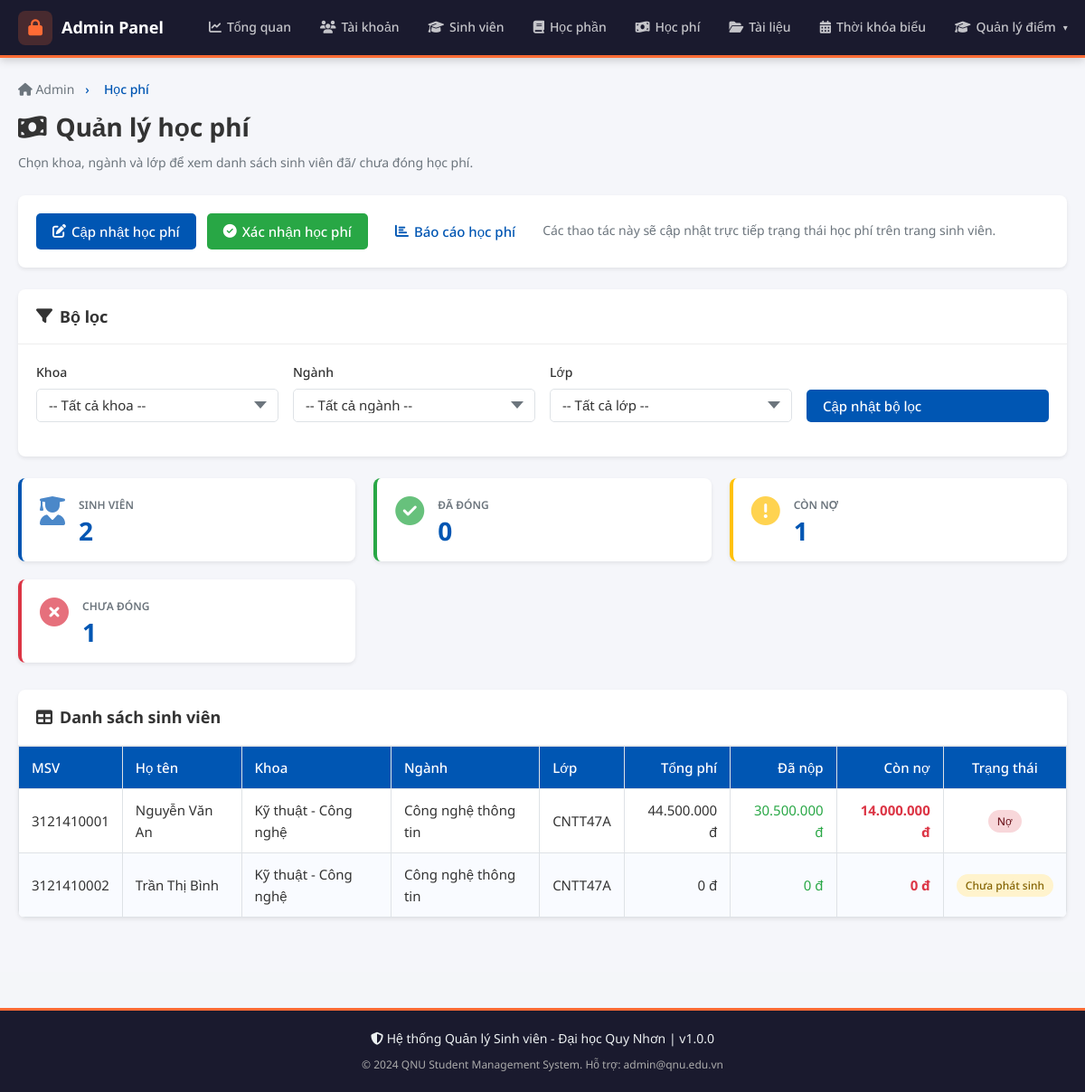
Page /admin/hoc_phi/index.php (signed in) on the committed database.
### tables this page shows
CREATE TABLE IF NOT EXISTS `sinh_vien` (
  `id` INT AUTO_INCREMENT PRIMARY KEY,
  `user_id` INT NOT NULL,
  `ma_sv` VARCHAR(20) NOT NULL UNIQUE,
  `ho_ten` VARCHAR(100) NOT NULL,
  `ngay_sinh` DATE,
  `gioi_tinh` ENUM('Nam','Nữ','Khác') DEFAULT 'Nam',
  `dia_chi` TEXT,
  `email` VARCHAR(100),
  `so_dien_thoai` VARCHAR(15),
  `nganh` VARCHAR(100),
  `khoa` VARCHAR(100),
  `lop` VARCHAR(50),
  `nien_khoa` VARCHAR(20),
  `trang_thai` ENUM('Đang học','Tạm dừng','Tốt nghiệp','Thôi học') DEFAULT 'Đang học',
  `anh_dai_dien` VARCHAR(255) DEFAULT NULL,
  FOREIGN KEY (`user_id`) REFERENCES `users`(`id`) ON DELETE CASCADE
);

### includes/session.php (called while the page is built, shortened)
<?php
function e(string $str): string {
    return htmlspecialchars($str, ENT_QUOTES, 'UTF-8');
}
function formatMoney(float $amount): string {
    return number_format($amount, 0, ',', '.') . ' đ';
}
?>

### admin/hoc_phi/index.php (the view, shortened to what this page needs)
<?php
require_once ROOT . 'includes/session.php';
$db = getDB();
$sql = "SELECT sv.id, sv.ma_sv, sv.ho_ten, sv.khoa, sv.nganh, sv.lop,
           COALESCE(SUM(hp.so_tien), 0) AS total_fee,
           COALESCE(SUM(hp.da_nop), 0) AS total_paid,
           COALESCE(SUM(hp.so_tien - hp.da_nop), 0) AS total_owed
        FROM sinh_vien sv
        LEFT JOIN hoc_phi hp ON hp.sinh_vien_id = sv.id
        WHERE 1 = 1";
$sql .= ' GROUP BY sv.id ORDER BY sv.khoa, sv.nganh, sv.lop, sv.ho_ten';
$stmt = $db->prepare($sql);
$stmt->execute();
$students = $stmt->get_result()->fetch_all(MYSQLI_ASSOC);
$summary = ['total' => 0, 'paid' => 0, 'unpaid' => 0, 'owing' => 0, 'fee' => 0, 'paid_amount' => 0, 'owed_amount' => 0];
foreach ($students as $row) {
    $summary['total']++;
    $summary['fee'] += (float)$row['total_fee'];
    $summary['paid_amount'] += (float)$row['total_paid'];
    $summary['owed_amount'] += max(0, (float)$row['total_owed']);
    if ((float)$row['total_fee'] === 0.0) {
        $summary['unpaid']++;
    } elseif ((float)$row['total_paid'] >= (float)$row['total_fee']) {
        $summary['paid']++;
    } elseif ((float)$row['total_paid'] <= 0.0) {
        $summary['unpaid']++;
    } else {
        $summary['owing']++;
    }
}
function studentStatus(array $row): string {
    if ((float)$row['total_fee'] === 0.0) {
        return 'Chưa phát sinh';
    }
    return 'Nợ';
}
require_once ROOT . 'includes/admin/header_admin.php';
?>
<?php require_once ROOT . 'includes/admin/navbar_admin.php'; ?>
<div class="admin-wrapper">
  <div class="admin-container">
    <div class="page-title fade-in">
      <div class="breadcrumb">
        <a href="<?= BASE_URL ?>/admin/dashboard.php"><i class="fas fa-home"></i> Admin</a>
        <span>›</span><span>Học phí</span>
      </div>
      <h1><i class="fas fa-money-bill-wave"></i> Quản lý học phí</h1>
      <p>Chọn khoa, ngành và lớp để xem danh sách sinh viên đã/ chưa đóng học phí.</p>
    </div>
    <div class="card fade-in" style="margin-bottom:24px;">
      <div class="card-body" style="display:flex;flex-wrap:wrap;gap:12px;align-items:center;justify-content:flex-start;">
        <a class="btn btn-primary" href="<?= BASE_URL ?>/admin/hoc_phi/cap_nhat.php"><i class="fas fa-edit"></i> Cập nhật học phí</a>
        <a class="btn btn-success" href="<?= BASE_URL ?>/admin/hoc_phi/xac_nhan.php"><i class="fas fa-check-circle"></i> Xác nhận học phí</a>
        <a class="btn btn-info" href="<?= BASE_URL ?>/admin/hoc_phi/bao_cao.php"><i class="fas fa-chart-bar"></i> Báo cáo học phí</a>
        <span style="color:var(--text-muted);font-size:14px;">Các thao tác này sẽ cập nhật trực tiếp trạng thái học phí trên trang sinh viên.</span>
      </div>
    </div>
    <div class="card fade-in" style="margin-bottom:24px;">
      <div class="card-header">
        <h3><i class="fas fa-filter"></i> Bộ lọc</h3>
      </div>
      <div class="card-body">
        <form method="GET" style="display:grid;grid-template-columns:repeat(auto-fit,minmax(220px,1fr));gap:16px;align-items:end;">
          <div class="form-group">
            <label>Khoa</label>
            <select name="khoa" class="form-control" onchange="this.form.submit()">
              <option value="">-- Tất cả khoa --</option>
            </select>
          </div>
          <div class="form-group">
            <label>Ngành</label>
            <select name="nganh" class="form-control" onchange="this.form.submit()">
              <option value="">-- Tất cả ngành --</option>
            </select>
          </div>
          <div class="form-group">
            <label>Lớp</label>
            <select name="lop" class="form-control" onchange="this.form.submit()">
              <option value="">-- Tất cả lớp --</option>
            </select>
          </div>
          <div class="form-group" style="display:flex;align-items:flex-end;">
            <button type="submit" class="btn btn-primary" style="width:100%;margin-top:auto;">Cập nhật bộ lọc</button>
          </div>
        </form>
      </div>
    </div>
    <div class="admin-grid fade-in">
      <div class="stat-card">
        <i class="fas fa-user-graduate"></i>
        <div>
          <h3>Sinh viên</h3>
          <div class="stat-value"><?= $summary['total'] ?></div>
        </div>
      </div>
      <div class="stat-card" style="border-left:4px solid #28a745;">
        <i class="fas fa-check-circle" style="color:#28a745"></i>
        <div>
          <h3>Đã đóng</h3>
          <div class="stat-value"><?= $summary['paid'] ?></div>
        </div>
      </div>
      <div class="stat-card" style="border-left:4px solid #ffc107;">
        <i class="fas fa-exclamation-circle" style="color:#ffc107"></i>
        <div>
          <h3>Còn nợ</h3>
          <div class="stat-value"><?= $summary['owing'] ?></div>
        </div>
      </div>
      <div class="stat-card" style="border-left:4px solid #dc3545;">
        <i class="fas fa-times-circle" style="color:#dc3545"></i>
        <div>
          <h3>Chưa đóng</h3>
          <div class="stat-value"><?= $summary['unpaid'] ?></div>
        </div>
      </div>
    </div>
    <div class="card fade-in">
      <div class="card-header">
        <h3><i class="fas fa-table"></i> Danh sách sinh viên</h3>
      </div>
      <div class="table-wrap">
        <table>
          <thead>
            <tr>
              <th>MSV</th>
              <th>Họ tên</th>
              <th>Khoa</th>
              <th>Ngành</th>
              <th>Lớp</th>
              <th style="text-align:right">Tổng phí</th>
              <th style="text-align:right">Đã nộp</th>
              <th style="text-align:right">Còn nợ</th>
              <th style="text-align:center">Trạng thái</th>
            </tr>
          </thead>
          <tbody>
            <?php if (empty($students)): ?>
              <tr><td colspan="9" style="text-align:center;padding:24px;color:var(--text-muted)">Không có sinh viên phù hợp với bộ lọc.</td></tr>
            <?php else: ?>
              <?php foreach ($students as $student):
                $status = studentStatus($student);
                $badgeColor = $status === 'Đã đóng' ? 'success' : ($status === 'Nợ' ? 'danger' : 'warning');
              ?>
                <tr>
                  <td><?= e($student['ma_sv']) ?></td>
                  <td><?= e($student['ho_ten']) ?></td>
                  <td><?= e($student['khoa']) ?></td>
                  <td><?= e($student['nganh']) ?></td>
                  <td><?= e($student['lop']) ?></td>
                  <td style="text-align:right;"><?= formatMoney((float)$student['total_fee']) ?></td>
                  <td style="text-align:right;color:var(--success);"><?= formatMoney((float)$student['total_paid']) ?></td>
                  <td style="text-align:right;color:var(--danger);font-weight:700;"><?= formatMoney(max(0, (float)$student['total_owed'])) ?></td>
                  <td style="text-align:center"><span class="badge badge-<?= $badgeColor ?>"><?= e($status) ?></span></td>
                </tr>
              <?php endforeach; ?>
            <?php endif; ?>
          </tbody>
        </table>
      </div>
    </div>
  </div>
</div>
<?php require_once ROOT . 'includes/admin/footer_admin.php'; ?>

### assets/css/style.css (style rules this page uses)
:root { --primary: #0056B3; --primary-dark: #003d80; --primary-light: #e8f0fb; --bg: #F4F6F9; --white: #FFFFFF; --text: #333333; --text-muted: #6C757D; --success: #28A745; --danger: #DC3545; --warning: #FFC107; --info: #17A2B8; --border: #dee2e6; --shadow: 0 2px 8px rgba(0,0,0,.08); --shadow-md: 0 4px 16px rgba(0,0,0,.12); --radius: 8px; --radius-sm: 5px; --sidebar-w: 250px; --header-h: 64px; --transition: .1s ease; --font-sans: 'Noto Sans', 'Roboto', Arial, 'Helvetica Neue', sans-serif; }
*, *::before, *::after { box-sizing: border-box; margin: 0; padding: 0; }
html { scroll-behavior: smooth; }
body { font-family: var(--font-sans); font-size: 16px; color: var(--text); background: var(--bg); line-height: 1.6; text-rendering: optimizeLegibility; -webkit-font-smoothing: antialiased; -moz-osx-font-smoothing: grayscale; }
a { color: var(--primary); text-decoration: none; transition: color var(--transition); }
h1 { font-size: 26px; font-weight: 700; }
h3 { font-size: 18px; font-weight: 700; }
.btn { display: inline-flex; align-items: center; gap: 6px; padding: 8px 18px; font-size: 15px; font-family: var(--font-sans); font-weight: 500; border-radius: var(--radius-sm); border: none; cursor: pointer; transition: background var(--transition), transform .1s, box-shadow var(--transition); white-space: nowrap; }
.btn-primary { background: var(--primary); color: #fff; }
.btn-success { background: var(--success); color: #fff; }
.card { background: var(--white); border-radius: var(--radius); box-shadow: var(--shadow); overflow: hidden; }
.card-header { padding: 16px 20px; border-bottom: 1px solid var(--border); display: flex; align-items: center; justify-content: space-between; gap: 12px; }
.card-header h2, .card-header h3 { margin: 0; color: var(--primary); }
.card-body { padding: 20px; }
.table-wrap { overflow-x: auto; }
table { width: 100%; border-collapse: collapse; font-size: 15px; }
table th, table td { padding: 11px 14px; text-align: left; border: 1px solid var(--border); vertical-align: middle; }
table thead tr { background: var(--primary); color: #fff; }
table thead th { font-weight: 500; }
table tbody tr:nth-child(even) { background: #f9fbff; }
.form-group { margin-bottom: 18px; }
.form-group label { display: block; font-size: 14px; font-weight: 500; margin-bottom: 6px; color: var(--text); }
.form-control { width: 100%; padding: 9px 13px; font-size: 15px; font-family: var(--font-sans); color: var(--text); background: var(--white); border: 1.5px solid var(--border); border-radius: var(--radius-sm); transition: border-color var(--transition), box-shadow var(--transition); outline: none; }
.form-control::placeholder { color: var(--text-muted); }
select.form-control { appearance: none; background-repeat: no-repeat; background-position: right 12px center; padding-right: 32px; }
.badge { display: inline-block; padding: 3px 10px; border-radius: 20px; font-size: 12px; font-weight: 500; white-space: nowrap; }
.badge-danger { background: #f8d7da; color: #721c24; }
.badge-warning { background: #fff3cd; color: #856404; }
.page-title { margin-bottom: 22px; }
.page-title h1 { color: var(--primary); font-size: 24px; margin-bottom: 4px; }
.page-title p { color: var(--text-muted); font-size: 14px; }
.page-title .breadcrumb { display: flex; gap: 8px; font-size: 14px; color: var(--text-muted); margin-bottom: 8px; }
.page-title .breadcrumb a { color: var(--text-muted); }
.page-title .breadcrumb span { color: var(--primary); font-weight: 500; }
.stat-card { background: var(--white); border-radius: var(--radius); padding: 20px; box-shadow: var(--shadow); display: flex; align-items: center; gap: 16px; border-left: 4px solid transparent; transition: transform var(--transition), box-shadow var(--transition); }
.stat-value { font-size: 26px; font-weight: 700; line-height: 1; margin-bottom: 4px; }
.fade-in { animation: fadeIn .12s cubic-bezier(0.34, 1.56, 0.64, 1); }

### rows in the picture
sinh_vien: id "1", ma_sv "3121410001", ho_ten "Nguyễn Văn An", khoa "Kỹ thuật - Công nghệ", nganh "Công nghệ thông tin", lop "CNTT47A", total_fee "44.500.000 đ", total_paid "30.500.000 đ", total_owed "14.000.000 đ", status "Nợ"
sinh_vien: ma_sv "3121410002", ho_ten "Trần Thị Bình", khoa "Kỹ thuật - Công nghệ", nganh "Công nghệ thông tin", lop "CNTT47A", total_fee "0 đ", total_paid "0 đ", total_owed "0 đ", status "Chưa phát sinh"

### other values in the picture
$summary['total'] "2"
$summary['paid'] "0"
APP_VERSION "1.0.0"
